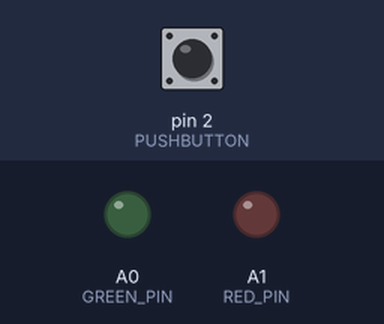
Bench run of a sketch on a simulated Arduino Uno, built with avr-gcc and run on an emulated ATmega328P. On the bench: output pins drawn as LEDs (lit = HIGH). Inputs (shaded band) come from the test bench; at power-on: pin 2 (PUSHBUTTON) LOW.

Above: at 1.2 s.
1.3 s: pin 2 (PUSHBUTTON) pulled HIGH for 0.15 s
At 1.7 s:
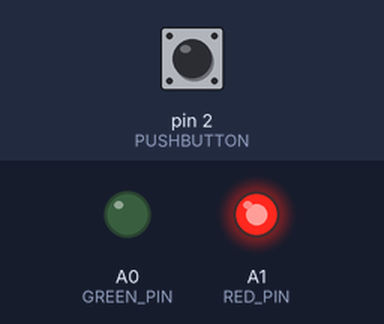
3.3 s: pin 2 (PUSHBUTTON) pulled HIGH for 1 s
At 3.7 s:
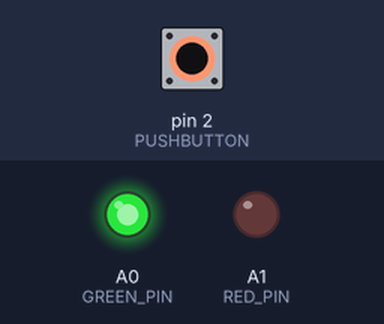
Timing chart, 0 to 6.3 s (numbered marks = the images above; inputs shaded):
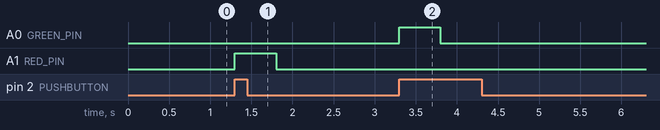

The sketch:

_2016_AT11_INTERRUPT.ino
```cpp
#define RED_PIN A1
#define GREEN_PIN A0
#define PUSHBUTTON 2

volatile int numberKeys = 0;
void setup() {
  pinMode(RED_PIN,OUTPUT);
  pinMode(GREEN_PIN, OUTPUT);
  attachInterrupt(digitalPinToInterrupt(PUSHBUTTON),getButton,RISING);
}
int nextLed = 1;

void loop() {

  while(nextLed - numberKeys > 0);
  switch(numberKeys)
  {
    case 1:
      digitalWrite(RED_PIN,HIGH);
      delay(500);
      digitalWrite(RED_PIN,LOW);
      delay(500);
      nextLed++;
      break;
    case 2:
      digitalWrite(GREEN_PIN,HIGH);
      delay(500);
      digitalWrite(GREEN_PIN,LOW);
      delay(500);
      nextLed++;
      break;
  }
}

void getButton()
{
  numberKeys++;
}
```

Measured:
- after the input at 1.3 s, A1 (RED_PIN): LOW → HIGH at once, → LOW 0.50 s later
- after the input at 3.3 s, A0 (GREEN_PIN): LOW → HIGH at once, → LOW 0.50 s later
